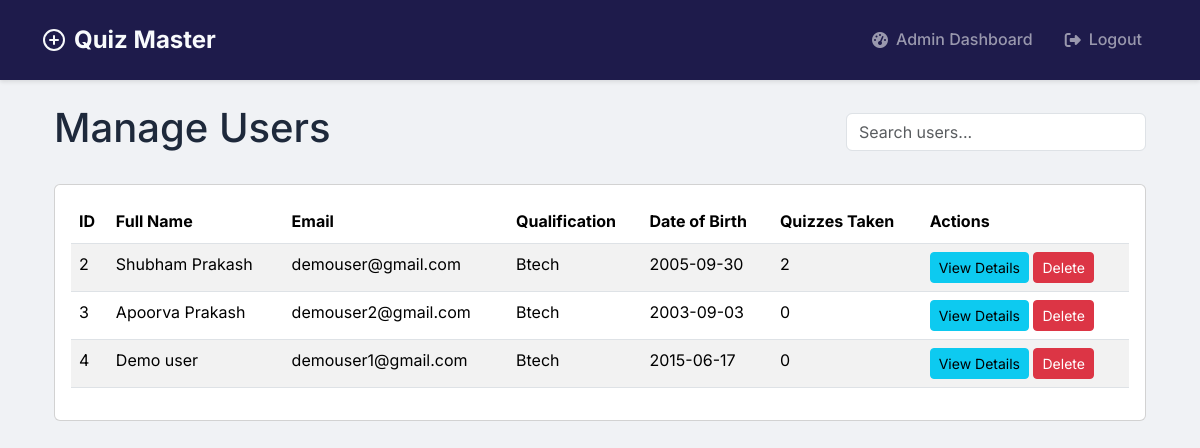
Before: /admin/users (signed in) with the older database file.
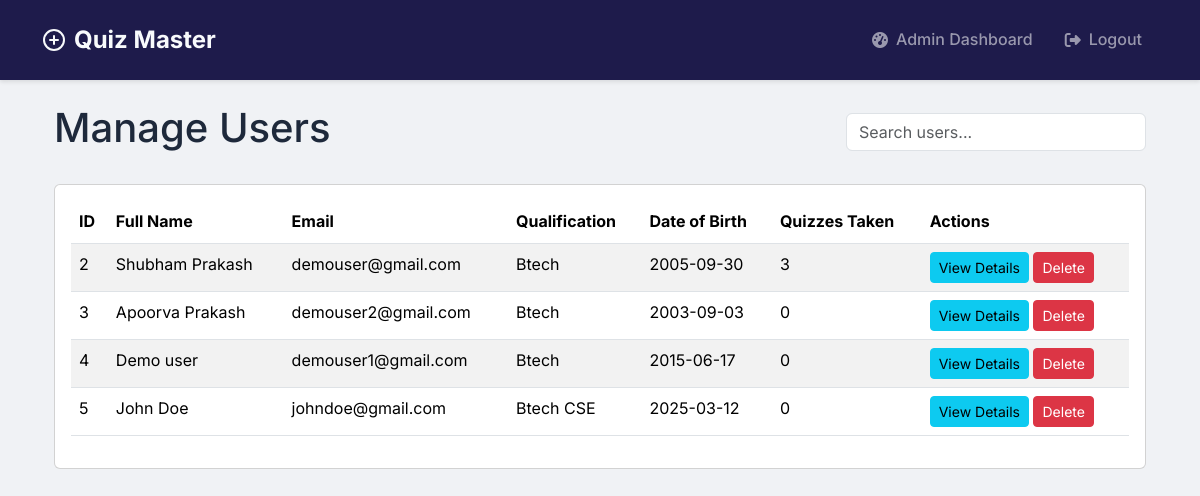
After: the same page with the newer database file.
### models/models.py (models this page shows)
class User(UserMixin, db.Model):
    id = db.Column(db.Integer, primary_key=True)
    username = db.Column(db.String(120), unique=True, nullable=False)
    password = db.Column(db.String(200), nullable=False)
    full_name = db.Column(db.String(100), nullable=False)
    qualification = db.Column(db.String(100))
    dob = db.Column(db.Date)
    is_admin = db.Column(db.Boolean, default=False)
    quiz_scores = db.relationship('Score', backref='user', lazy=True)

### controllers/admin.py (the view)
@admin.route('/admin/users')
@login_required
@admin_required
def manage_users():
    users = User.query.filter_by(is_admin=False).all()
    return render_template('admin/users.html', users=users)

### app.py (called while the page is built)
@login_manager.user_loader
def load_user(user_id):
    return User.query.get(int(user_id))

### controllers/admin.py (called while the page is built)
def admin_required(f):
    @wraps(f)
    def decorated_function(*args, **kwargs):
        if not current_user.is_authenticated or not current_user.is_admin:
            flash('Access denied.', 'danger')
            return redirect(url_for('auth.login'))
        return f(*args, **kwargs)
    return decorated_function

### templates/admin/users.html (shortened to what this page needs)
{% extends "base.html" %}
{% block content %}
<div class="container">
    <div class="d-flex justify-content-between align-items-center mb-4">
        <h1>Manage Users</h1>
        <div>
            <input type="text" id="userSearch" class="form-control" placeholder="Search users...">
        </div>
    </div>
    <div class="card">
        <div class="card-body">
            <div class="table-responsive">
                <table class="table table-striped" id="usersTable">
                    <thead>
                        <tr>
                            <th>ID</th>
                            <th>Full Name</th>
                            <th>Email</th>
                            <th>Qualification</th>
                            <th>Date of Birth</th>
                            <th>Quizzes Taken</th>
                            <th>Actions</th>
                        </tr>
                    </thead>
                    <tbody>
                        {% for user in users %}
                        <tr>
                            <td>{{ user.id }}</td>
                            <td>{{ user.full_name }}</td>
                            <td>{{ user.username }}</td>
                            <td>{{ user.qualification }}</td>
                            <td>{{ user.dob.strftime('%Y-%m-%d') }}</td>
                            <td>{{ user.quiz_scores|length }}</td>
                            <td>
                                <button class="btn btn-sm btn-info"
                                        onclick="viewUserDetails({{ user.id }})"
                                        data-bs-toggle="modal"
                                        data-bs-target="#userDetailsModal">
                                    View Details
                                </button>
                                <a href="{{ url_for('admin.delete_user', id=user.id) }}"
                                   class="btn btn-sm btn-danger"
                                   onclick="return confirm('Are you sure you want to delete this user?')">
                                    Delete
                                </a>
                            </td>
                        </tr>
                        {% endfor %}
                    </tbody>
                </table>
            </div>
        </div>
    </div>
</div>
{% endblock %}

### templates/base.html (shortened to what this page needs)
<!DOCTYPE html>
<html lang="en">
<head>
    <link href="https://cdn.jsdelivr.net/npm/bootstrap@5.3.2/dist/css/bootstrap.min.css" rel="stylesheet">
    <link rel="stylesheet" href="https://cdnjs.cloudflare.com/ajax/libs/font-awesome/6.4.0/css/all.min.css">
    <link rel="stylesheet" href="{{ url_for('static', filename='css/dashboard.css') }}">
    <link rel="stylesheet" href="{{ url_for('static', filename='css/auth.css') }}">
    <link rel="stylesheet" href="{{ url_for('static', filename='css/quiz.css') }}">
</head>
<body>
    <nav class="navbar navbar-expand-lg navbar-dark">
        <div class="container">
            <a class="navbar-brand" href="/">
                <svg width="24" height="24" viewBox="0 0 24 24" fill="none" stroke="currentColor" stroke-width="2" stroke-linecap="round" stroke-linejoin="round">
                    <path d="M12 22a10 10 0 1 0 0-20 10 10 0 0 0 0 20z"/>
                    <path d="M12 8v8"/>
                    <path d="M8 12h8"/>
                </svg>
                Quiz Master
            </a>
            <div class="collapse navbar-collapse" id="navbarNav">
                <ul class="navbar-nav ms-auto">
                    {% if current_user.is_authenticated %}
                        {% if current_user.is_admin %}
                            <li class="nav-item">
                                <a class="nav-link" href="{{ url_for('admin.dashboard') }}">
                                    <i class="fas fa-tachometer-alt me-2"></i>
                                    Admin Dashboard
                                </a>
                            </li>
                        {% endif %}
                        <li class="nav-item">
                            <a class="nav-link" href="{{ url_for('auth.logout') }}">
                                <i class="fas fa-sign-out-alt me-2"></i>
                                Logout
                            </a>
                        </li>
                    {% endif %}
                </ul>
            </div>
        </div>
    </nav>
    <div class="container mt-4">
        {% block content %}{% endblock %}
    </div>
</body>
</html>

### static/css/dashboard.css (style rules this page uses)
:root { --primary-color: #4361ee; --primary-hover: #3a56d4; --secondary-color: #3f37c9; --success-color: #4cc9f0; --info-color: #4895ef; --warning-color: #f72585; --danger-color: #e63946; --light-color: #f8f9fa; --dark-color: #212529; --gray-100: #f8f9fa; --gray-200: #e9ecef; --gray-300: #dee2e6; --gray-400: #ced4da; --gray-500: #adb5bd; --gray-600: #6c757d; --gray-700: #495057; --gray-800: #343a40; --gray-900: #212529; --border-radius: 0.75rem; --box-shadow: 0 0.5rem 1rem rgba(0, 0, 0, 0.15); --transition: all 0.3s ease; }
body { background-color: #f0f2f5; color: var(--gray-800); font-family: 'Inter', sans-serif; }

### static/css/auth.css (style rules this page uses)
:root { --primary-color: #4A90E2; --primary-dark: #357ABD; --text-primary: #2C3E50; --text-secondary: #7F8C8D; --error-color: #E74C3C; --border-radius: 12px; --input-bg: #F5F7FA; --transition: all 0.3s ease; }

### static/css/quiz.css (style rules this page uses)
body { font-family: 'Inter', -apple-system, BlinkMacSystemFont, 'Segoe UI', Roboto, sans-serif; line-height: 1.6; color: var(--text-primary); background: #f0f2f5; margin: 0; min-height: 100vh; }

### templates/base.html (style rules this page uses)
:root { --primary-color: #4361ee; --secondary-color: #3f37c9; --dark-color: #1e1b4b; --light-color: #f8fafc; }
body { font-family: 'Inter', sans-serif; background-color: #f0f2f5; color: #1e293b; }
.navbar { background-color: var(--dark-color) !important; box-shadow: 0 2px 4px rgba(0,0,0,0.1); padding: 1rem 0; }
.navbar-brand { font-weight: 700; font-size: 1.5rem; color: var(--light-color) !important; display: flex; align-items: center; }
.navbar-brand svg { margin-right: 0.5rem; }
.nav-link { font-weight: 500; padding: 0.5rem 1rem !important; transition: all 0.3s ease; display: flex; align-items: center; }

### templates/admin/users.html (style rules this page uses)
#userSearch { min-width: 300px; }
.table th { white-space: nowrap; }

Changed rows visible on the page:
computed for User "Shubham Prakash": quiz_scores|length "2" → "3"
added User: id "5", full_name "John Doe", username "johndoe@gmail.com", qualification "Btech CSE", dob "2025-03-12", quiz_scores|length "0"
